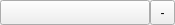
<?xml version="1.0" encoding="UTF-8"?>
<ui version="4.0">
 <class>TabButton</class>
 <widget class="QWidget" name="TabButton">
  <property name="geometry">
   <rect>
    <x>0</x>
    <y>0</y>
    <width>175</width>
    <height>25</height>
   </rect>
  </property>
  <property name="windowTitle">
   <string>Form</string>
  </property>
  <layout class="QHBoxLayout" name="horizontalLayout">
   <property name="spacing">
    <number>0</number>
   </property>
   <property name="leftMargin">
    <number>0</number>
   </property>
   <property name="topMargin">
    <number>0</number>
   </property>
   <property name="rightMargin">
    <number>0</number>
   </property>
   <property name="bottomMargin">
    <number>0</number>
   </property>
   <item>
    <widget class="QPushButton" name="pushButton">
     <property name="sizePolicy">
      <sizepolicy hsizetype="Minimum" vsizetype="Fixed">
       <horstretch>0</horstretch>
       <verstretch>0</verstretch>
      </sizepolicy>
     </property>
     <property name="minimumSize">
      <size>
       <width>150</width>
       <height>25</height>
      </size>
     </property>
     <property name="maximumSize">
      <size>
       <width>16777215</width>
       <height>25</height>
      </size>
     </property>
     <property name="text">
      <string/>
     </property>
    </widget>
   </item>
   <item>
    <widget class="QToolButton" name="toolButton_5">
     <property name="minimumSize">
      <size>
       <width>25</width>
       <height>25</height>
      </size>
     </property>
     <property name="maximumSize">
      <size>
       <width>25</width>
       <height>25</height>
      </size>
     </property>
     <property name="text">
      <string>-</string>
     </property>
     <property name="icon">
      <iconset resource="minibrowserres.qrc">
       <normaloff>:/guanbi.png</normaloff>:/guanbi.png</iconset>
     </property>
    </widget>
   </item>
  </layout>
 </widget>
 <resources>
  <include location="minibrowserres.qrc"/>
 </resources>
 <connections/>
</ui>
